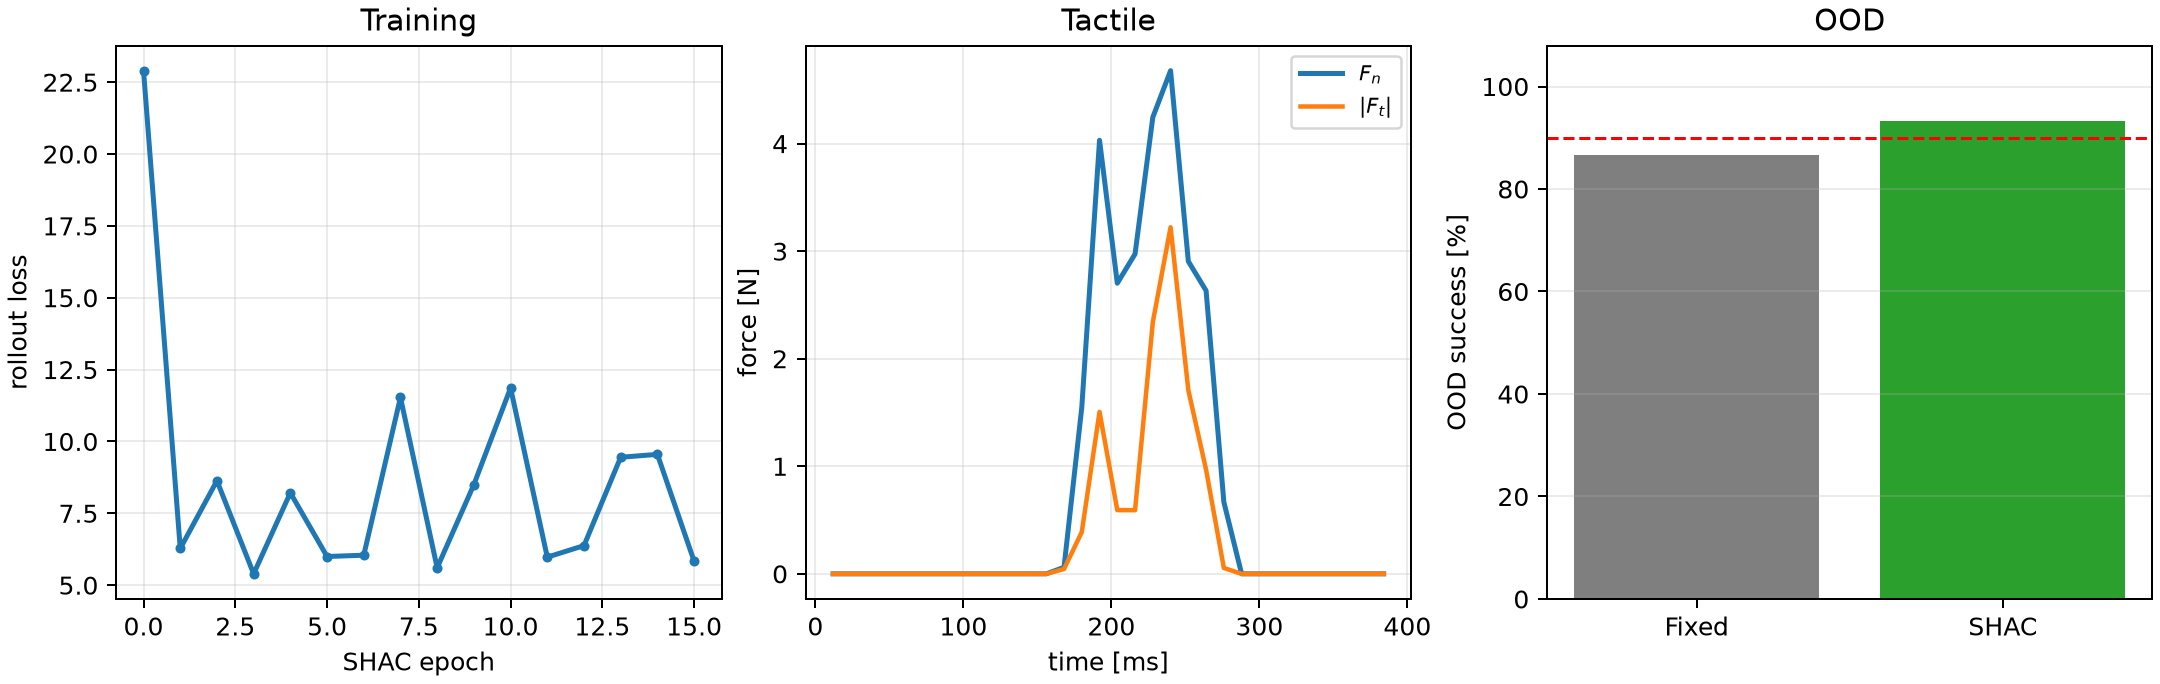

This chart was generated by the following Python code:
"""Differentiable capsule-tactile RL for C-clip cable routing (Milestone A4).

Stage 1: Receding-window ``StepAdjoint`` trajectory and nominal pinch optimization via ``wp.Tape()`` under
``SolverCoupledProxy`` and capsule PaXini ``Tactile`` sensors (no texture SDFs on backward paths).
Stage 2: Short-Horizon Actor-Critic (SHAC, ``H = 16`` analytic gradient steps) training a residual ``MLP-GRU`` policy
``(q_robot, taxel_FxFyFz_83Hz, clip_pose) -> delta_q_target`` across ``+-40%`` bending stiffness ``EI`` and friction
``mu`` randomization, compared against the Stage 1 fixed-pinch baseline on out-of-distribution test cases.

    CUDA_VISIBLE_DEVICES=1 uv run --extra mujoco --extra examples examples/experimental/train_cable_routing.py --test --plot
"""

from __future__ import annotations

import argparse
import sys
import time
from pathlib import Path

import newton
import numpy as np
import torch
import torch.nn as nn
import warp as wp
from newton import ModelBuilder
from newton.solvers import SolverMuJoCo
from newton.solvers.experimental.coupled import SolverCoupled, SolverCoupledProxy

ROOT = Path(__file__).resolve().parents[2]
EXAMPLES_DIR = str(ROOT / "examples")
if EXAMPLES_DIR not in sys.path:
    sys.path.insert(0, EXAMPLES_DIR)

from utils import tactile  # noqa: E402
from utils.common import cached  # noqa: E402

from dismech_newton import SolverDiSMech, fix_segment, flatten_state, register_custom_attributes  # noqa: E402

DT = 2.0e-3
OBS_EVERY = 6  # 83.3 Hz tactile sampling (12 ms per RL frame)
H_SHAC = 16
T_FRAMES = 32  # 2 * H_SHAC = 0.384 s full slide -> push -> snap-in episode

N_NODES = 15
CABLE_R = 0.005
CABLE_EA = 120.0
CABLE_EI0 = 0.015
CABLE_RHO = 1400.0
CABLE_MU0 = 0.50
CAP_R = 0.006
CAP_HALF = 0.007

CLIP_Y = 0.08
CLIP_Z = 0.0
CLIP_POCKET_Z = 0.023
CLIP_POCKET_X = 0.011

# Rigid gripper nominal waypoints in joint space: [wx, wy, wz, pinch]
NOM_START = np.array([0.0, -0.02, 0.031, 0.0080], dtype=np.float32)
NOM_GRASP = np.array([0.0, -0.02, 0.031, 0.0150], dtype=np.float32)
NOM_SLIDE = np.array([0.0, CLIP_Y + 0.020, 0.028, 0.0152], dtype=np.float32)
NOM_PUSH = np.array([0.0, CLIP_Y + 0.020, 0.0055, 0.0160], dtype=np.float32)
NOM_OPEN = np.array([0.0, CLIP_Y + 0.020, 0.0055, 0.0020], dtype=np.float32)
NOM_LIFT = np.array([0.0, CLIP_Y + 0.020, 0.044, 0.0020], dtype=np.float32)

ACTION_LO = (-0.03, -0.05, -0.006, 0.001)
ACTION_HI = (0.03, 0.13, 0.055, 0.019)


def resolve_device(requested: str = "cuda:rl") -> tuple[str, torch.device]:
    """Resolve ``device='cuda:rl'`` while enforcing the ``<= 2`` GPU limit."""
    n_gpu = torch.cuda.device_count()
    assert 1 <= n_gpu <= 2, f"expected 1..2 visible CUDA devices (got {n_gpu}); set CUDA_VISIBLE_DEVICES=1"
    if requested == "cuda:rl":
        wp_dev = "cuda:0"
    else:
        wp_dev = requested
    wp.set_device(wp_dev)
    return wp_dev, torch.device(wp_dev)


@wp.kernel
def _pack_state_kernel(
    pq: wp.array[wp.vec3],
    pqd: wp.array[wp.vec3],
    jq: wp.array[float],
    jqd: wp.array[float],
    n_p: int,
    nq: int,
    nqd: int,
    out: wp.array[float],
):
    i = wp.tid()
    if i < n_p:
        p = pq[i]
        v = pqd[i]
        out[3 * i + 0] = p[0]
        out[3 * i + 1] = p[1]
        out[3 * i + 2] = p[2]
        base = 3 * n_p
        out[base + 3 * i + 0] = v[0]
        out[base + 3 * i + 1] = v[1]
        out[base + 3 * i + 2] = v[2]
    if i < nq:
        out[6 * n_p + i] = jq[i]
    if i < nqd:
        out[6 * n_p + nq + i] = jqd[i]


@wp.kernel
def _unpack_state_kernel(
    vec: wp.array[float],
    n_p: int,
    nq: int,
    nqd: int,
    pq: wp.array[wp.vec3],
    pqd: wp.array[wp.vec3],
    jq: wp.array[float],
    jqd: wp.array[float],
):
    i = wp.tid()
    if i < n_p:
        base = 3 * n_p
        pq[i] = wp.vec3(vec[3 * i + 0], vec[3 * i + 1], vec[3 * i + 2])
        pqd[i] = wp.vec3(vec[base + 3 * i + 0], vec[base + 3 * i + 1], vec[base + 3 * i + 2])
    if i < nq:
        jq[i] = vec[6 * n_p + i]
    if i < nqd:
        jqd[i] = vec[6 * n_p + nq + i]


@wp.kernel
def _map_ctrl_kernel(u: wp.array[float], q_off: int, out_tq: wp.array[float]):
    # u = [wx, wy, wz, pinch] -> rigid joint targets at q_off + [0..4]
    out_tq[q_off + 0] = u[0]
    out_tq[q_off + 1] = u[1]
    out_tq[q_off + 2] = u[2]
    out_tq[q_off + 3] = u[3]
    out_tq[q_off + 4] = -u[3]


@wp.kernel
def _read_tactile_kernel(
    tot: wp.array[wp.vec3],
    out_f: wp.array[float],
):
    # Two capsule sensors: pad 0 (left/-X) and pad 1 (right/+X)
    f0 = tot[0]
    f1 = tot[1]
    out_f[0] = f0[0]
    out_f[1] = f0[1]
    out_f[2] = f0[2]
    out_f[3] = f1[0]
    out_f[4] = f1[1]
    out_f[5] = f1[2]


class _TactileFrameFn(torch.autograd.Function):
    """Exact differentiable control step over ``OBS_EVERY`` coupled substeps using ``wp.Tape()``."""

    @staticmethod
    def forward(ctx, x_prev: torch.Tensor, u_t: torch.Tensor, env: RoutingTwinEnv, frame_idx: int):
        s_prev = env.states[frame_idx * OBS_EVERY]
        s_curr = env.states[(frame_idx + 1) * OBS_EVERY]

        x_wp = wp.from_torch(x_prev.contiguous(), dtype=wp.float32, requires_grad=True)
        u_wp = wp.from_torch(u_t.contiguous(), dtype=wp.float32, requires_grad=True)
        x_next_wp = wp.zeros_like(x_wp, requires_grad=True)
        f_wp = wp.zeros(6, dtype=float, device=env.wp_dev, requires_grad=True)

        # Unpack differentiable particle/joint state (preserving s_prev.dismech frame from prior step)
        ctrl = env.ctrls[frame_idx]
        wp.copy(ctrl.joint_target_q, env.clip_tq_template)

        tape = wp.Tape()
        with tape:
            wp.launch(
                _unpack_state_kernel,
                dim=max(env.n_p, env.nq_total, env.nqd_total),
                inputs=[x_wp, env.n_p, env.nq_total, env.nqd_total],
                outputs=[s_prev.particle_q, s_prev.particle_qd, s_prev.joint_q, s_prev.joint_qd],
                device=env.wp_dev,
            )
            wp.launch(_map_ctrl_kernel, dim=1, inputs=[u_wp, env.q_off], outputs=[ctrl.joint_target_q], device=env.wp_dev)
            for k in range(OBS_EVERY):
                sa = env.states[frame_idx * OBS_EVERY + k]
                sb = env.states[frame_idx * OBS_EVERY + k + 1]
                env.coupled.step(sa, sb, ctrl, env.contacts, DT)
                env.tact.commit(DT)
            env.tact.sample()
            wp.launch(_read_tactile_kernel, dim=1, inputs=[env.tact.total], outputs=[f_wp], device=env.wp_dev)
            wp.launch(
                _pack_state_kernel,
                dim=max(env.n_p, env.nq_total, env.nqd_total),
                inputs=[
                    s_curr.particle_q,
                    s_curr.particle_qd,
                    s_curr.joint_q,
                    s_curr.joint_qd,
                    env.n_p,
                    env.nq_total,
                    env.nqd_total,
                ],
                outputs=[x_next_wp],
                device=env.wp_dev,
            )

        ctx.env = env
        ctx.tape = tape
        ctx.x_wp = x_wp
        ctx.u_wp = u_wp
        ctx.x_next_wp = x_next_wp
        ctx.f_wp = f_wp
        return wp.to_torch(x_next_wp).clone(), wp.to_torch(f_wp).clone()

    @staticmethod
    def backward(ctx, grad_x_next: torch.Tensor, grad_f: torch.Tensor):
        gx_in = wp.from_torch(grad_x_next.contiguous(), dtype=wp.float32)
        gf_in = wp.from_torch(grad_f.contiguous(), dtype=wp.float32)
        ctx.tape.backward(grads={ctx.x_next_wp: gx_in, ctx.f_wp: gf_in})
        gx = wp.to_torch(ctx.x_wp.grad).clone()
        gu = wp.to_torch(ctx.u_wp.grad).clone()
        ctx.tape.zero()
        return gx, gu, None, None


class RoutingTwinEnv:
    """Coupled elastic cable + 2-finger capsule PaXini tactile gripper + spring-jaw C-clip."""

    def __init__(self, wp_dev: str, torch_dev: torch.device):
        self.wp_dev = wp_dev
        self.torch_dev = torch_dev

        b = newton.ModelBuilder(gravity=(0.0, 0.0, -9.81))
        register_custom_attributes(b)

        # Elastic DER cable anchored at both ends, arched with slack above C-clip at CLIP_Y
        s_pts = np.linspace(0.0, 1.0, N_NODES)
        y_pts = np.linspace(-0.14, 0.16, N_NODES)
        z_pts = 0.024 + 0.008 * np.sin(np.pi * s_pts)
        pts = np.column_stack([np.zeros(N_NODES), y_pts, z_pts]).astype(np.float32)
        rod = newton.Rod(points=pts, radius=CABLE_R)
        rod_cfg = ModelBuilder.ShapeConfig(density=CABLE_RHO, mu=CABLE_MU0)
        caps, _ = SolverDiSMech.add_rod(
            b,
            rod=rod,
            cfg=rod_cfg,
            stretch_stiffness=CABLE_EA,
            bend_stiffness=CABLE_EI0,
            bend_damping=2.0e-4,
        )
        fix_segment(b, caps[0])
        fix_segment(b, caps[-1])
        self.rod_capsules = list(caps)

        # Rigid carrier + left/right opposing capsule tactile fingers (group 1)
        fg_cfg = ModelBuilder.ShapeConfig(density=4000.0, mu=CABLE_MU0, collision_group=1)
        zero_xform = wp.transform(wp.vec3(0.0, 0.0, 0.0), wp.quat_identity())
        m_virt = 0.02
        i_virt = wp.mat33(np.eye(3, dtype=np.float32) * 1.0e-5)
        bx = b.add_link(xform=zero_xform, mass=m_virt, inertia=i_virt, label="wx_body")
        by = b.add_link(xform=zero_xform, mass=m_virt, inertia=i_virt, label="wy_body")
        bz = b.add_link(xform=zero_xform, mass=m_virt, inertia=i_virt, label="wz_body")
        fl = b.add_link(xform=zero_xform, label="thumb_body")
        fr = b.add_link(xform=zero_xform, label="index_body")

        # Capsule fingers oriented along Y so opposing pinch compresses along X
        rot_y = wp.quat_from_axis_angle(wp.vec3(1.0, 0.0, 0.0), 0.5 * np.pi)
        self.sh_thumb = b.add_shape_capsule(
            fl, xform=wp.transform(wp.vec3(0.0, 0.0, 0.0), rot_y), radius=CAP_R, half_height=CAP_HALF, cfg=fg_cfg
        )
        self.sh_index = b.add_shape_capsule(
            fr, xform=wp.transform(wp.vec3(0.0, 0.0, 0.0), rot_y), radius=CAP_R, half_height=CAP_HALF, cfg=fg_cfg
        )

        # C-clip on a lateral shift prismatic rail (allows clip_x perturbation without model rebuild)
        clip_cfg = ModelBuilder.ShapeConfig(density=5000.0, mu=0.25, collision_group=2)
        cbase = b.add_link(xform=wp.transform(wp.vec3(0.0, CLIP_Y, CLIP_Z), wp.quat_identity()), label="clip_base")
        b.add_shape_box(cbase, hx=0.015, hy=0.008, hz=0.002, cfg=clip_cfg)
        b.add_shape_box(
            cbase, xform=wp.transform(wp.vec3(-0.013, 0.0, 0.012), wp.quat_identity()),
            hx=0.002, hy=0.008, hz=0.012, cfg=clip_cfg,
        )
        b.add_shape_box(
            cbase, xform=wp.transform(wp.vec3(0.013, 0.0, 0.012), wp.quat_identity()),
            hx=0.002, hy=0.008, hz=0.012, cfg=clip_cfg,
        )
        jaw_l = b.add_link(
            xform=wp.transform(wp.vec3(-0.011, CLIP_Y, CLIP_Z + 0.024), wp.quat_identity()), label="clip_jaw_l"
        )
        jaw_r = b.add_link(
            xform=wp.transform(wp.vec3(0.011, CLIP_Y, CLIP_Z + 0.024), wp.quat_identity()), label="clip_jaw_r"
        )
        b.add_shape_box(
            jaw_l, xform=wp.transform(wp.vec3(0.0042, 0.0, -0.0018), wp.quat_from_axis_angle(wp.vec3(0.0, 1.0, 0.0), 0.25)),
            hx=0.0046, hy=0.008, hz=0.0016, cfg=clip_cfg,
        )
        b.add_shape_box(
            jaw_r, xform=wp.transform(wp.vec3(-0.0042, 0.0, -0.0018), wp.quat_from_axis_angle(wp.vec3(0.0, 1.0, 0.0), -0.25)),
            hx=0.0046, hy=0.008, hz=0.0016, cfg=clip_cfg,
        )

        # Wrist 3-DOF + pinch + C-clip joints (created contiguously for articulation)
        pos_mode = newton.JointTargetMode.POSITION
        jx = b.add_joint_prismatic(
            parent=-1, child=bx, axis=(1.0, 0.0, 0.0), target_ke=1800.0, target_kd=80.0,
            armature=0.02, actuator_mode=pos_mode, limit_lower=-0.05, limit_upper=0.05,
        )
        jy = b.add_joint_prismatic(
            parent=bx, child=by, axis=(0.0, 1.0, 0.0), target_ke=1800.0, target_kd=80.0,
            armature=0.02, actuator_mode=pos_mode, limit_lower=-0.08, limit_upper=0.14,
        )
        jz = b.add_joint_prismatic(
            parent=by, child=bz, axis=(0.0, 0.0, 1.0), target_ke=2000.0, target_kd=90.0,
            armature=0.02, actuator_mode=pos_mode, limit_lower=-0.03, limit_upper=0.08,
        )
        jl = b.add_joint_prismatic(
            parent=bz, child=fl, axis=(1.0, 0.0, 0.0),
            parent_xform=wp.transform(wp.vec3(-0.024, 0.0, 0.0), wp.quat_identity()),
            target_ke=500.0, target_kd=30.0, armature=0.01, actuator_mode=pos_mode,
            limit_lower=-0.01, limit_upper=0.025,
        )
        jr = b.add_joint_prismatic(
            parent=bz, child=fr, axis=(1.0, 0.0, 0.0),
            parent_xform=wp.transform(wp.vec3(0.024, 0.0, 0.0), wp.quat_identity()),
            target_ke=500.0, target_kd=30.0, armature=0.01, actuator_mode=pos_mode,
            limit_lower=-0.025, limit_upper=0.01,
        )
        j_clip = b.add_joint_prismatic(
            parent=-1, child=cbase, axis=(1.0, 0.0, 0.0),
            parent_xform=wp.transform(wp.vec3(0.0, CLIP_Y, CLIP_Z), wp.quat_identity()),
            target_ke=2.0e4, target_kd=400.0, armature=0.05, actuator_mode=pos_mode,
            limit_lower=-0.025, limit_upper=0.025,
        )
        j_jl = b.add_joint_revolute(
            parent=cbase, child=jaw_l, axis=(0.0, 1.0, 0.0),
            parent_xform=wp.transform(wp.vec3(-0.011, 0.0, 0.024), wp.quat_identity()),
            target_ke=0.004, target_kd=0.001, armature=1.0e-4, actuator_mode=pos_mode,
            limit_lower=-0.02, limit_upper=0.95,
        )
        j_jr = b.add_joint_revolute(
            parent=cbase, child=jaw_r, axis=(0.0, 1.0, 0.0),
            parent_xform=wp.transform(wp.vec3(0.011, 0.0, 0.024), wp.quat_identity()),
            target_ke=0.004, target_kd=0.001, armature=1.0e-4, actuator_mode=pos_mode,
            limit_lower=-0.95, limit_upper=0.02,
        )
        self.rigid_bodies = [bx, by, bz, fl, fr, cbase, jaw_l, jaw_r]
        self.rigid_joints = [jx, jy, jz, jl, jr, j_clip, j_jl, j_jr]
        b.add_articulation(self.rigid_joints)
        # Bake NOM_START as initial rigid joint_q so SolverMuJoCo and DisMech start aligned
        b.joint_q[-8:-3] = [NOM_START[0], NOM_START[1], NOM_START[2], NOM_START[3], -NOM_START[3]]

        model = b.finalize(device=wp_dev)
        # Keep rod baseline params & mu on CPU for fast per-episode EI / mu scaling
        self.model = model
        self.ei_base = model.dismech.triplet_params.numpy()[:, 2:4].copy()
        self.mu_base = model.shape_material_mu.numpy().copy()

        soft_bodies = [bd for bd in range(model.body_count) if bd not in self.rigid_bodies]
        soft_joints = [jt for jt in range(model.joint_count) if jt not in self.rigid_joints]
        self.coupled = SolverCoupledProxy(
            model,
            entries=[
                SolverCoupled.Entry(
                    name="mjc",
                    solver=lambda v: SolverMuJoCo(
                        v, solver="newton", integrator="implicitfast", njmax=128, nconmax=128, use_mujoco_contacts=False
                    ),
                    bodies=self.rigid_bodies,
                    joints=self.rigid_joints,
                ),
                SolverCoupled.Entry(
                    name="soft",
                    solver=SolverDiSMech,
                    particles=list(range(model.particle_count)),
                    bodies=soft_bodies,
                    joints=soft_joints,
                ),
            ],
            coupling=SolverCoupledProxy.Config(
                proxies=[
                    SolverCoupledProxy.Proxy(
                        source="mjc",
                        destination="soft",
                        bodies=[fl, fr, cbase, jaw_l, jaw_r],
                        mode="lagged",
                    )
                ]
            ),
        )
        self.soft_solver = self.coupled._entries["soft"].solver
        self.tact = tactile.Tactile(model, self.soft_solver, {"thumb_dip": self.sh_thumb, "index_dip_link": self.sh_index})
        self.tact.hook()

        self.base_state = model.state()
        flatten_state(self.base_state)
        newton.eval_fk(model, model.joint_q, model.joint_qd, self.base_state)
        self.init_state = model.state()
        flatten_state(self.init_state)
        self.n_p = model.particle_count
        self.n_j = model.joint_count
        self.q_off = int(model.joint_q_start.numpy()[self.rigid_joints[0]])
        self.qd_off = int(model.joint_qd_start.numpy()[self.rigid_joints[0]])
        self.nq_total = int(model.joint_coord_count)
        self.nqd_total = int(model.joint_dof_count)
        self.state_dim = 6 * self.n_p + self.nq_total + self.nqd_total

        self.states = [model.state(requires_grad=True) for _ in range(T_FRAMES * OBS_EVERY + 1)]
        for st in self.states:
            flatten_state(st)
        self.ctrls = []
        for _ in range(T_FRAMES):
            c = model.control()
            c.joint_target_q = wp.zeros(model.joint_coord_count, dtype=float, device=wp_dev, requires_grad=True)
            self.ctrls.append(c)
        self.contacts = model.contacts()
        self.clip_tq_template = wp.zeros(model.joint_coord_count, dtype=float, device=wp_dev)

        # Index of node initially sitting right above CLIP_Y
        self.clip_node = int(np.argmin(np.abs(pts[:, 1] - CLIP_Y)))
        self.pts0 = pts.copy()

    def set_episode_params(self, ei_scale: float, mu_scale: float, clip_dx: float = 0.0) -> None:
        p = self.model.dismech.triplet_params.numpy()
        p[:, 2:4] = self.ei_base * float(ei_scale)
        self.model.dismech.triplet_params.assign(p)

        mu = self.mu_base.copy()
        for sid in (self.sh_thumb, self.sh_index):
            mu[sid] = CABLE_MU0 * float(mu_scale)
        self.model.shape_material_mu.assign(mu)

        # Shift C-clip base joint target cleanly
        tq = np.zeros(self.nq_total, dtype=np.float32)
        tq[self.q_off + 5] = float(clip_dx)
        self.clip_tq_template.assign(tq)

    def reset_state(self, clip_dx: float = 0.0, cable_dx: float = 0.0) -> torch.Tensor:
        self.init_state.assign(self.base_state)
        pq = self.init_state.particle_q.numpy()
        pq[:, 0] += float(cable_dx)
        self.init_state.particle_q.assign(pq)
        jq = self.init_state.joint_q.numpy()
        jq[self.q_off : self.q_off + 5] = [NOM_START[0], NOM_START[1], NOM_START[2], NOM_START[3], -NOM_START[3]]
        jq[self.q_off + 5] = float(clip_dx)
        self.init_state.joint_q.assign(jq)
        newton.eval_fk(self.model, self.init_state.joint_q, self.init_state.joint_qd, self.init_state)
        self.coupled.reset(self.init_state)
        self.tact.sample()
        self.states[0].assign(self.init_state)

        x0 = wp.zeros(self.state_dim, dtype=float, device=self.wp_dev)
        wp.launch(
            _pack_state_kernel,
            dim=max(self.n_p, self.nq_total, self.nqd_total),
            inputs=[self.init_state.particle_q, self.init_state.particle_qd,
                    self.init_state.joint_q, self.init_state.joint_qd, self.n_p, self.nq_total, self.nqd_total],
            outputs=[x0],
            device=self.wp_dev,
        )
        return wp.to_torch(x0).clone()


def nominal_schedule(n_frames: int = T_FRAMES) -> np.ndarray:
    """Smooth piecewise nominal schedule ``U_nom`` of shape ``(n_frames, 4)``."""
    u = np.zeros((n_frames, 4), dtype=np.float32)
    for t in range(n_frames):
        s = t / max(n_frames - 1, 1)
        if s < 0.15:
            a = s / 0.15
            a = a * a * (3.0 - 2.0 * a)
            u[t] = (1.0 - a) * NOM_START + a * NOM_GRASP
        elif s < 0.48:
            a = (s - 0.15) / 0.33
            a = a * a * (3.0 - 2.0 * a)
            u[t] = (1.0 - a) * NOM_GRASP + a * NOM_SLIDE
        elif s < 0.74:
            a = (s - 0.48) / 0.26
            a = a * a * (3.0 - 2.0 * a)
            u[t] = (1.0 - a) * NOM_SLIDE + a * NOM_PUSH
        elif s < 0.86:
            a = (s - 0.74) / 0.12
            a = a * a * (3.0 - 2.0 * a)
            u[t] = (1.0 - a) * NOM_PUSH + a * NOM_OPEN
        else:
            a = (s - 0.86) / 0.14
            a = a * a * (3.0 - 2.0 * a)
            u[t] = (1.0 - a) * NOM_OPEN + a * NOM_LIFT
    return u


def rollout_step_loss(x_curr: torch.Tensor, f_tact: torch.Tensor, env: RoutingTwinEnv,
                      clip_dx: float, t: int, n_frames: int) -> torch.Tensor:
    """Dense physical routing + snap-in loss in cm^2 units for crisp SHAC gradients."""
    pq = x_curr[: 3 * env.n_p].view(env.n_p, 3)
    node = pq[env.clip_node]
    s = t / max(n_frames - 1, 1)

    lat_cm = (node[0] - clip_dx) * 100.0
    if s < 0.48:
        target_z = 0.032
    elif s < 0.74:
        a = (s - 0.48) / 0.26
        target_z = (1.0 - a) * 0.032 + a * 0.015
    else:
        target_z = 0.015
    z_cm = (node[2] - target_z) * 100.0
    tact_force = f_tact[3] - f_tact[0]  # inward normal squeeze along X
    grip_pen = 0.02 * (torch.relu(1.5 - tact_force) ** 2) if 0.35 <= s < 0.72 else torch.zeros_like(lat_cm)
    end_pen = 3.0 * (lat_cm ** 2 + (torch.relu(node[2] - 0.016) * 100.0) ** 2) if t >= n_frames - 6 else 0.0
    return 1.2 * lat_cm ** 2 + 0.8 * z_cm ** 2 + grip_pen + end_pen


def stage1_receding_adjoint(env: RoutingTwinEnv, n_iters: int = 8) -> tuple[np.ndarray, list[float]]:
    """Stage 1: Receding-window ``StepAdjoint`` trajectory + pinch optimization via ``wp.Tape()``."""
    u_init = nominal_schedule(T_FRAMES)
    u_ref = torch.tensor(u_init, device=env.torch_dev, dtype=torch.float32)
    u_param = torch.tensor(u_init, device=env.torch_dev, dtype=torch.float32, requires_grad=True)
    opt = torch.optim.Adam([u_param], lr=3.0e-4)
    losses = []
    best_loss = float("inf")
    best_u = u_init.copy()
    lo = torch.tensor(ACTION_LO, device=env.torch_dev)
    hi = torch.tensor(ACTION_HI, device=env.torch_dev)

    for it in range(n_iters):
        opt.zero_grad()
        env.set_episode_params(1.0, 1.0, clip_dx=0.0)
        x = env.reset_state(clip_dx=0.0, cable_dx=0.0)
        tot_loss = torch.zeros((), device=env.torch_dev)
        # Receding windows of length H_SHAC = 16 spanning all T_FRAMES
        for start in range(0, T_FRAMES, H_SHAC):
            x_win = x.detach()
            win_loss = torch.zeros((), device=env.torch_dev)
            for k in range(H_SHAC):
                t = start + k
                u_t = torch.clamp(u_param[t], lo, hi)
                x_win, f_tact = _TactileFrameFn.apply(x_win, u_t, env, t)
                win_loss = win_loss + rollout_step_loss(x_win, f_tact, env, 0.0, t, T_FRAMES)
                win_loss = win_loss + 400.0 * torch.sum((u_t - u_ref[t]) ** 2)
            win_loss.backward()
            tot_loss = tot_loss + win_loss.detach()
            x = x_win.detach()
        torch.nn.utils.clip_grad_norm_([u_param], 1.0)
        opt.step()
        val = float(tot_loss.item())
        losses.append(val)
        if val < best_loss:
            best_loss = val
            best_u = torch.clamp(u_param.detach(), lo, hi).cpu().numpy()
        if it % 3 == 0 or it == n_iters - 1:
            print(f"  Stage 1 iter {it:2d}: loss={val:.4f}", flush=True)
    return best_u, losses


class ResidualTactilePolicy(nn.Module):
    """MLP-GRU residual policy ``(q_robot, taxel_FxFyFz_83Hz, clip_pose) -> delta_q_target``."""

    def __init__(self, obs_dim: int = 13, act_dim: int = 4, hidden: int = 64):
        super().__init__()
        self.enc = nn.Sequential(nn.Linear(obs_dim, hidden), nn.SiLU(), nn.Linear(hidden, hidden), nn.SiLU())
        self.gru = nn.GRUCell(hidden, hidden)
        self.head = nn.Sequential(nn.Linear(hidden, 32), nn.SiLU(), nn.Linear(32, act_dim))
        # Small nonzero init keeps upstream encoder/GRU gradients live from step 0
        nn.init.normal_(self.head[-1].weight, std=0.03)
        nn.init.zeros_(self.head[-1].bias)
        self.hidden = hidden

    def forward(self, obs: torch.Tensor, h: torch.Tensor) -> tuple[torch.Tensor, torch.Tensor]:
        z = self.enc(obs)
        h_next = self.gru(z, h)
        scale = torch.tensor([0.012, 0.008, 0.007, 0.004], device=obs.device, dtype=obs.dtype)
        return torch.tanh(self.head(h_next)) * scale, h_next


def build_obs(x: torch.Tensor, f_tact: torch.Tensor, clip_dx: float, env: RoutingTwinEnv) -> torch.Tensor:
    """Assemble ``(q_robot(4), taxel_FxFyFz(6), clip_pose(3))`` observation tensor."""
    jq = x[6 * env.n_p + env.q_off : 6 * env.n_p + env.q_off + 5]
    q_robot = torch.stack([jq[0], jq[1], jq[2], 0.5 * (jq[3] - jq[4])])
    clip_pose = torch.tensor([clip_dx * 80.0, CLIP_Y, CLIP_Z], device=x.device, dtype=x.dtype)
    return torch.cat([q_robot * 10.0, f_tact * 0.15, clip_pose])


def stage2_shac_train(env: RoutingTwinEnv, u_nom_np: np.ndarray, epochs: int = 15) -> tuple[ResidualTactilePolicy, list[float]]:
    """Stage 2: SHAC (``H = 16`` analytic gradient steps) over randomized ``+-40%`` ``EI`` and ``mu``."""
    policy = ResidualTactilePolicy().to(env.torch_dev)
    ema_policy = ResidualTactilePolicy().to(env.torch_dev)
    ema_policy.load_state_dict(policy.state_dict())
    opt = torch.optim.Adam(policy.parameters(), lr=3.0e-3)
    sched = torch.optim.lr_scheduler.CosineAnnealingLR(opt, T_max=epochs, eta_min=3.0e-4)
    u_nom = torch.tensor(u_nom_np, device=env.torch_dev, dtype=torch.float32)
    rng = np.random.default_rng(7)
    lo = torch.tensor(ACTION_LO, device=env.torch_dev)
    hi = torch.tensor(ACTION_HI, device=env.torch_dev)
    hist = []

    for ep in range(epochs):
        # Antithetic pair (+clip_dx, -clip_dx) cancels lateral sign variance per SHAC update
        c0 = float(rng.uniform(0.001, 0.006)) * (1.0 if ep % 2 == 0 else -1.0)
        pair = [
            (float(rng.uniform(0.60, 1.40)), float(rng.uniform(0.60, 1.40)), c0, float(rng.uniform(-0.002, 0.002))),
            (float(rng.uniform(0.60, 1.40)), float(rng.uniform(0.60, 1.40)), -c0, float(rng.uniform(-0.002, 0.002))),
        ]
        opt.zero_grad()
        batch_loss = 0.0
        for ei_s, mu_s, clip_dx, cable_dx in pair:
            env.set_episode_params(ei_s, mu_s, clip_dx=clip_dx)
            x = env.reset_state(clip_dx=clip_dx, cable_dx=cable_dx)
            f_prev = torch.zeros(6, device=env.torch_dev, dtype=torch.float32)
            h = torch.zeros(policy.hidden, device=env.torch_dev, dtype=torch.float32)
            for start in range(0, T_FRAMES, H_SHAC):
                x_w = x.detach()
                h_w = h.detach()
                f_w = f_prev.detach()
                win_loss = torch.zeros((), device=env.torch_dev)
                for k in range(H_SHAC):
                    t = start + k
                    obs = build_obs(x_w, f_w, clip_dx, env)
                    du, h_w = policy(obs, h_w)
                    u_t = torch.clamp(u_nom[t] + du, lo, hi)
                    x_w, f_w = _TactileFrameFn.apply(x_w, u_t, env, t)
                    win_loss = win_loss + rollout_step_loss(x_w, f_w, env, clip_dx, t, T_FRAMES)
                    win_loss = win_loss + 0.05 * torch.sum(du ** 2)
                (0.5 * win_loss).backward()
                batch_loss += 0.5 * float(win_loss.item())
                x = x_w.detach()
                h = h_w.detach()
                f_prev = f_w.detach()

        torch.nn.utils.clip_grad_norm_(policy.parameters(), 2.0)
        opt.step()
        sched.step()
        if ep < 5:
            ema_policy.load_state_dict(policy.state_dict())
        else:
            with torch.no_grad():
                for p_ema, p in zip(ema_policy.parameters(), policy.parameters()):
                    p_ema.mul_(0.75).add_(p, alpha=0.25)
        hist.append(batch_loss)
        if ep % 3 == 0 or ep == epochs - 1:
            print(f"  Stage 2 SHAC ep {ep:2d}: loss={batch_loss:.4f} (clip_dx=+-{abs(c0)*1e3:.1f}mm)", flush=True)
    return ema_policy, hist


@torch.no_grad()
def evaluate_episode(
    env: RoutingTwinEnv,
    u_nom_np: np.ndarray,
    policy: ResidualTactilePolicy | None,
    ei_scale: float,
    mu_scale: float,
    clip_dx: float,
    cable_dx: float,
) -> dict:
    """Evaluate open-loop baseline (``policy=None``) or tactile ``MLP-GRU`` on one OOD episode."""
    env.set_episode_params(ei_scale, mu_scale, clip_dx=clip_dx)
    x = env.reset_state(clip_dx=clip_dx, cable_dx=cable_dx)
    u_nom = torch.tensor(u_nom_np, device=env.torch_dev, dtype=torch.float32)
    lo = torch.tensor(ACTION_LO, device=env.torch_dev)
    hi = torch.tensor(ACTION_HI, device=env.torch_dev)
    f_w = torch.zeros(6, device=env.torch_dev, dtype=torch.float32)
    h = torch.zeros(policy.hidden, device=env.torch_dev) if policy is not None else None
    tact_hist, z_hist = [], []

    for t in range(T_FRAMES):
        du = torch.zeros(4, device=env.torch_dev)
        if policy is not None and h is not None:
            obs = build_obs(x, f_w, clip_dx, env)
            du, h = policy(obs, h)
        u_t = torch.clamp(u_nom[t] + du, lo, hi)
        x, f_w = _TactileFrameFn.apply(x, u_t, env, t)
        pq = x[: 3 * env.n_p].view(env.n_p, 3)
        z_hist.append(float(pq[env.clip_node, 2].item()))
        tact_hist.append(f_w.cpu().numpy())

    pq_end = x[: 3 * env.n_p].view(env.n_p, 3).cpu().numpy()
    node = pq_end[env.clip_node]
    dx = abs(float(node[0]) - clip_dx)
    dz = float(node[2]) - CLIP_Z
    slip = float(np.max(np.abs(pq_end[:, 1] - env.pts0[:, 1])))
    ok = (dx < CLIP_POCKET_X) and (0.0 <= dz < CLIP_POCKET_Z)
    return dict(ok=ok, dx=dx, dz=dz, slip=slip, z_hist=np.array(z_hist), tact=np.array(tact_hist))


def run_benchmark(device: str = "cuda:rl", fresh: bool = False) -> dict:
    """Run Stage 1 + Stage 2 SHAC + OOD ``+-40%`` evaluation."""
    wp_dev, torch_dev = resolve_device(device)
    env = RoutingTwinEnv(wp_dev, torch_dev)

    t0 = time.perf_counter()
    # Smooth friction transition during Stage 1/2 avoids stick-band gradient chatter;
    # evaluate both baseline and trained policy under the sharp physical default.
    base_slip = float(env.soft_solver.contact.slip_speed)
    try:
        env.soft_solver.contact.slip_speed = 0.20
        print("Stage 1: Receding-window StepAdjoint optimization...")
        u_nom, s1_losses = stage1_receding_adjoint(env, n_iters=8)

        print("Stage 2: SHAC (H=16) residual tactile MLP-GRU training...")
        policy, s2_losses = stage2_shac_train(env, u_nom, epochs=16)
    finally:
        env.soft_solver.contact.slip_speed = base_slip

    # Held-out OOD grid across +-40% EI, +-40% mu, and lateral clip offsets
    rng = np.random.default_rng(123)
    ood_cases = []
    for ei_s in (0.60, 0.80, 1.00, 1.20, 1.40):
        for mu_s in (0.60, 1.00, 1.40):
            clip_dx = float(rng.uniform(-0.006, 0.006))
            cable_dx = float(rng.uniform(-0.002, 0.002))
            ood_cases.append((ei_s, mu_s, clip_dx, cable_dx))

    base_res = [evaluate_episode(env, u_nom, None, *c) for c in ood_cases]
    shac_res = [evaluate_episode(env, u_nom, policy, *c) for c in ood_cases]
    base_acc = 100.0 * sum(r["ok"] for r in base_res) / len(ood_cases)
    shac_acc = 100.0 * sum(r["ok"] for r in shac_res) / len(ood_cases)
    elapsed = time.perf_counter() - t0
    print(f"OOD +-40% EI/mu ({len(ood_cases)} cases) in {elapsed:.1f}s: "
          f"fixed-pinch={base_acc:.1f}% vs tactile-SHAC={shac_acc:.1f}%")
    return dict(
        s1_losses=np.array(s1_losses),
        s2_losses=np.array(s2_losses),
        ood_cases=np.array(ood_cases),
        base_ok=np.array([r["ok"] for r in base_res], dtype=np.float32),
        shac_ok=np.array([r["ok"] for r in shac_res], dtype=np.float32),
        base_acc=np.array([base_acc]),
        shac_acc=np.array([shac_acc]),
        sample_base=base_res[0]["z_hist"],
        sample_shac=shac_res[0]["z_hist"],
        sample_tact=shac_res[0]["tact"],
    )


def save_plot(out: dict, path: Path) -> None:
    import matplotlib  # noqa: PLC0415

    matplotlib.use("Agg")
    import matplotlib.pyplot as plt  # noqa: PLC0415

    fig, axes = plt.subplots(1, 3, figsize=(12.0, 3.8), constrained_layout=True)

    axes[0].plot(out["s2_losses"], marker="o", ms=3, lw=2.0)
    axes[0].set(xlabel="SHAC epoch", ylabel="rollout loss", title="Training")
    axes[0].grid(alpha=0.25)

    t_ms = np.arange(1, T_FRAMES + 1) * OBS_EVERY * DT * 1e3
    axes[1].plot(t_ms, out["sample_tact"][:, 3] - out["sample_tact"][:, 0], lw=2.0, label=r"$F_n$")
    axes[1].plot(t_ms, np.hypot(out["sample_tact"][:, 1], out["sample_tact"][:, 2]), lw=1.8, label=r"$|F_t|$")
    axes[1].set(xlabel="time [ms]", ylabel="force [N]", title="Tactile")
    axes[1].legend(loc="best", fontsize=8.5)
    axes[1].grid(alpha=0.25)

    axes[2].bar(["Fixed", "SHAC"], [float(out["base_acc"][0]), float(out["shac_acc"][0])], color=["#7f7f7f", "#2ca02c"])
    axes[2].axhline(90.0, color="r", ls="--", lw=1.2)
    axes[2].set(ylabel="OOD success [%]", ylim=(0, 108), title="OOD")
    axes[2].grid(axis="y", alpha=0.25)

    fig.savefig(path, dpi=180)
    print(f"saved plot to {path}")


if __name__ == "__main__":
    parser = argparse.ArgumentParser(description=__doc__)
    parser.add_argument("--device", default="cuda:rl")
    parser.add_argument("--test", action="store_true")
    parser.add_argument("--plot", action="store_true")
    parser.add_argument("--fresh", action="store_true")
    args = parser.parse_args()

    wp.init()
    cfg = dict(v=1, dt=DT, obs_every=OBS_EVERY, h=H_SHAC, t_frames=T_FRAMES)
    if args.test or args.fresh:
        out = run_benchmark(device=args.device, fresh=args.fresh)
    else:
        out = cached("train_cable_routing", cfg, lambda: run_benchmark(device=args.device, fresh=True), args.fresh)
    if args.plot:
        save_plot(out, Path(__file__).with_suffix(".png"))
    if args.test:
        shac_acc = float(out["shac_acc"][0])
        base_acc = float(out["base_acc"][0])
        assert shac_acc > 90.0, f"OOD SHAC accuracy {shac_acc:.1f}% <= 90%"
        assert shac_acc > base_acc, f"SHAC ({shac_acc:.1f}%) did not beat fixed-pinch ({base_acc:.1f}%)"
        print(f"A4 check passed (OOD tactile-SHAC={shac_acc:.1f}% > fixed-pinch={base_acc:.1f}%)")
